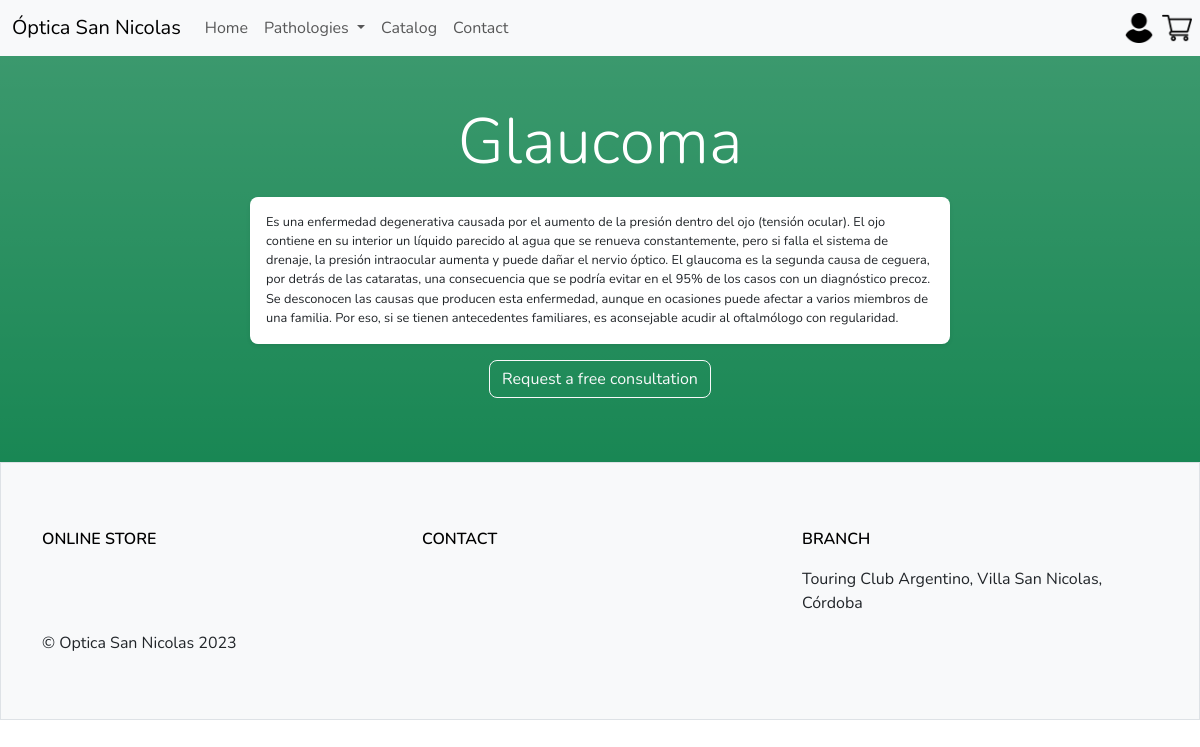
The app's page /pathologies/pathology/4 with its own data.
### pathologies/models.py (models this page shows, shortened)
class Pathology(models.Model):
    name = models.CharField(max_length=50)
    description = models.TextField()

### pathologies/views.py (the view)
# urls.py: path('pathology/<int:pathology_id>', views.pathology, name='pathology'),
def pathology(request, pathology_id):
    pathology = get_object_or_404(Pathology, pk=pathology_id)
    return render(request, 'pathology.html', {
        'pathology': pathology,
    })

### sannicolasoptics/context_processor.py (called while the page is built)
def products(request):
    products = Product.objects.all()
    return {'products': products}

def pathologies(request):
    pathologies = Pathology.objects.all()
    return {'pathologies': pathologies}

def cart_total(request):
    total = 0
    if 'cart' in request.session:
        for key, value in request.session['cart'].items():
            total += float(value['accumulated'])
    return {'cart_total': total}

### pathologies/templates/pathology.html (shortened to what this page needs)
{% extends 'base.html' %}
{% block content %}
<section class="container-fluid bg-success bg-gradient py-5">
    <p class="display-3 text-center text-white">
        {{pathology.name}}
    </p>
    <div class="row justify-content-center">
        <p class="col-md-7 shadow-sm p-3 bg-white rounded-3 medium">
            {{pathology.description}}
        </p>
    </div>
    <div class="row">
        <div class="col">
            <p class="text-center">
                <a href="{% url 'contact' %}" class="btn btn-outline-light rounded-3">Request a free consultation</a>
            </p>
        </div>
    </div>
</section>
{% endblock %}

### static/css/style.css (style rules this page uses)
* { font-family: 'Nunito', sans-serif; }
a { text-decoration: none; }
.medium { font-size:0.8rem; }

### records on screen
Pathology: name "Glaucoma", description "Es una enfermedad degenerativa causada por el aumento de la presión dentro del ojo (tensión ocular). El ojo contiene en su interior un líquido parecido al agua que se renueva constantemente, pero si falla el sistema de drenaje, la presión intraocular aumenta y puede dañar el nervio óptico. El glaucoma es la segunda causa de ceguera, por detrás de las cataratas, una consecuencia que se podría evitar en el 95% de los casos con un diagnóstico precoz. Se desconocen las causas que producen esta enfermedad, aunque en ocasiones puede afectar a varios miembros de una familia. Por eso, si se tienen antecedentes familiares, es aconsejable acudir al oftalmólogo con regularidad."
